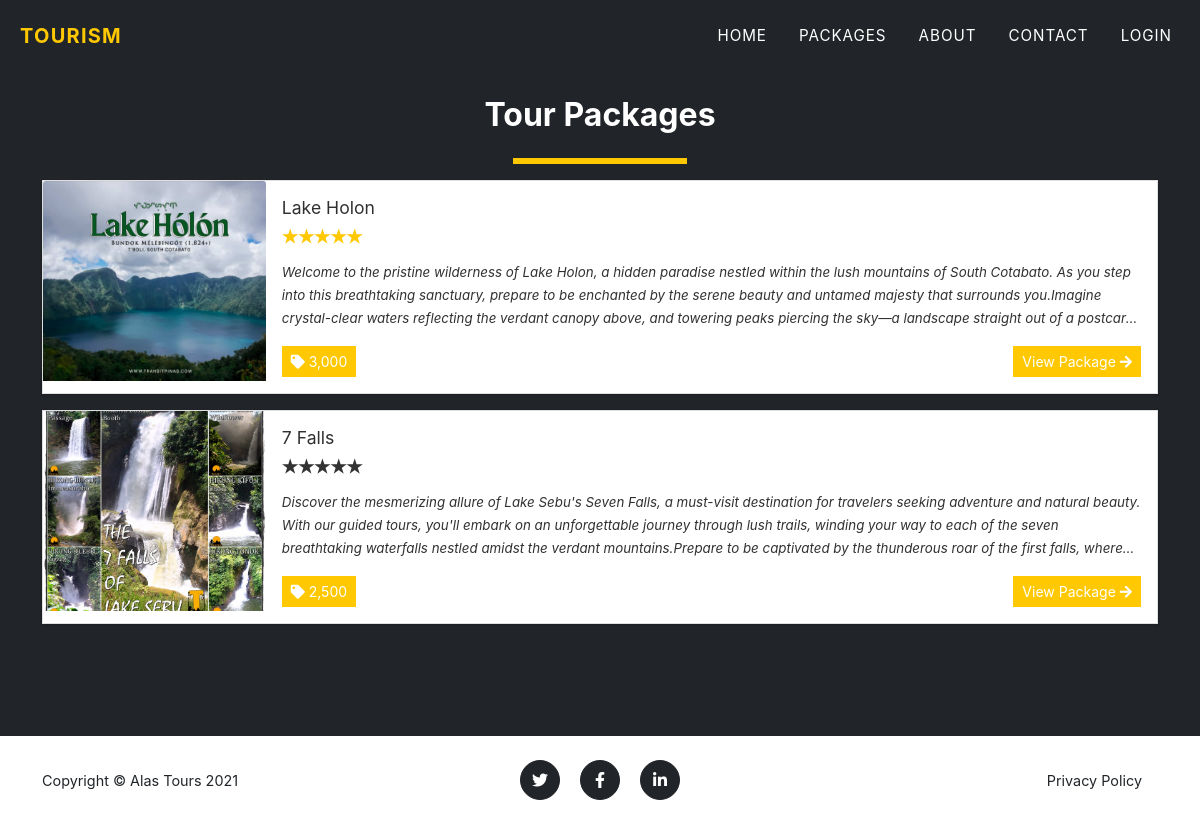
The page /?page=packages on the database its author committed.
### tables this page shows
CREATE TABLE `packages` (
  `id` int(30) NOT NULL,
  `title` text DEFAULT NULL,
  `tour_location` text DEFAULT NULL,
  `cost` double NOT NULL,
  `description` text DEFAULT NULL,
  `upload_path` text DEFAULT NULL,
  `status` tinyint(4) NOT NULL DEFAULT 1 COMMENT '1 =active ,2 = Inactive',
  `date_created` datetime NOT NULL DEFAULT current_timestamp()
);

### config.php (called while the page is built, shortened)
<?php
require_once('classes/DBConnection.php');
require_once('classes/SystemSettings.php');
function validate_image($file){
	if(!empty($file)){
		if(is_file(base_app.$file)){
			return base_url.$file;
		}else{
			return base_url.'dist/img/no-image-available.png';
		}
	}else{
		return base_url.'dist/img/no-image-available.png';
	}
}
?>

### classes/DBConnection.php (called while the page is built, shortened)
<?php
class DBConnection{
    private $host = DB_SERVER;
    private $username = DB_USERNAME;
    private $password = DB_PASSWORD;
    private $database = DB_NAME;
    public $conn;
    public function __construct(){
        if (!isset($this->conn)) {
            $this->conn = new mysqli($this->host, $this->username, $this->password, $this->database);
        }
    }
}
?>

### packages.php (the view)
<section class="page-section bg-dark" id="home">
	<div class="container">
		<h2 class="text-center">Tour Packages</h2>
	<div class="d-flex w-100 justify-content-center">
		<hr class="border-warning" style="border:3px solid" width="15%">
	</div>
	<div class="w-100">
		<?php
		$packages = $conn->query("SELECT * FROM `packages` order by rand() ");
			while($row = $packages->fetch_assoc() ):
				$cover='';
				if(is_dir(base_app.'uploads/package_'.$row['id'])){
					$img = scandir(base_app.'uploads/package_'.$row['id']);
					$k = array_search('.',$img);
					if($k !== false)
						unset($img[$k]);
					$k = array_search('..',$img);
					if($k !== false)
						unset($img[$k]);
					$cover = isset($img[2]) ? 'uploads/package_'.$row['id'].'/'.$img[2] : "";
				}
				$row['description'] = strip_tags(stripslashes(html_entity_decode($row['description'])));
				$review = $conn->query("SELECT * FROM `rate_review` where package_id='{$row['id']}'");
				$review_count =$review->num_rows;
				$rate = 0;
				while($r= $review->fetch_assoc()){
					$rate += $r['rate'];
				}
				if($rate > 0 && $review_count > 0)
				$rate = number_format($rate/$review_count,0,"");
		?>
			<div class="card d-flex w-100 rounded-0 mb-3 package-item">
				<img class="card-img-top" src="<?php echo validate_image($cover) ?>" alt="<?php echo $row['title'] ?>" height="200rem" style="object-fit:cover">
				<div class="card-body">
				<h5 class="card-title truncate-1"><?php echo $row['title'] ?></h5>
				<div class=" w-100 d-flex justify-content-start">
				<form action="">
					<div class="stars stars-small">
							<input disabled class="star star-5" id="star-5" type="radio" name="star" <?php echo $rate == 5 ? "checked" : '' ?>/> <label class="star star-5" for="star-5"></label>
							<input disabled class="star star-4" id="star-4" type="radio" name="star" <?php echo $rate == 4 ? "checked" : '' ?>/> <label class="star star-4" for="star-4"></label>
							<input disabled class="star star-3" id="star-3" type="radio" name="star" <?php echo $rate == 3 ? "checked" : '' ?>/> <label class="star star-3" for="star-3"></label>
							<input disabled class="star star-2" id="star-2" type="radio" name="star" <?php echo $rate == 2 ? "checked" : '' ?>/> <label class="star star-2" for="star-2"></label>
							<input disabled class="star star-1" id="star-1" type="radio" name="star" <?php echo $rate == 1 ? "checked" : '' ?>/> <label class="star star-1" for="star-1"></label>
					</div>
				</form>
				</div>
				<p class="card-text truncate"><?php echo $row['description'] ?></p>
				<div class="w-100 d-flex justify-content-between">
					<span class="rounded-0 btn btn-flat btn-sm btn-primary"><i class="fa fa-tag"></i> <?php echo number_format($row['cost']) ?></span>
					<a href="./?page=view_package&id=<?php echo md5($row['id']) ?>" class="btn btn-sm btn-flat btn-warning">View Package <i class="fa fa-arrow-right"></i></a>
				</div>
				</div>
			</div>
		<?php endwhile; ?>
	</div>
	</div>
</section>

### index.php (shortened to what this page needs)
<!DOCTYPE html>
<html lang="en" class="" style="height: auto;">
<?php require_once('config.php'); ?>
 <?php require_once('inc/header.php') ?>
  <body class="hold-transition layout-top-nav" >
     <?php $page = isset($_GET['page']) ? $_GET['page'] : 'portal';  ?>
     <?php require_once('inc/topBarNav.php') ?>
     <?php
        if(!file_exists($page.".php") && !is_dir($page)){
            include '404.html';
        }else{
          if(is_dir($page))
            include $page.'/index.php';
          else
            include $page.'.php';
        }
      ?>
      <?php require_once('inc/footer.php') ?>
  </body>
</html>

### inc/header.php (shortened to what this page needs)
<head>
    <link rel="stylesheet" href="<?php echo base_url ?>plugins/fontawesome-free/css/all.min.css">
    <link rel="stylesheet" href="<?php echo base_url ?>plugins/tempusdominus-bootstrap-4/css/tempusdominus-bootstrap-4.min.css">
  <link rel="stylesheet" href="<?php echo base_url ?>plugins/datatables-bs4/css/dataTables.bootstrap4.min.css">
  <link rel="stylesheet" href="<?php echo base_url ?>plugins/datatables-responsive/css/responsive.bootstrap4.min.css">
  <link rel="stylesheet" href="<?php echo base_url ?>plugins/datatables-buttons/css/buttons.bootstrap4.min.css">
  <link rel="stylesheet" href="<?php echo base_url ?>plugins/select2/css/select2.min.css">
  <link rel="stylesheet" href="<?php echo base_url ?>plugins/select2-bootstrap4-theme/select2-bootstrap4.min.css">
    <link rel="stylesheet" href="<?php echo base_url ?>plugins/icheck-bootstrap/icheck-bootstrap.min.css">
    <link rel="stylesheet" href="<?php echo base_url ?>plugins/jqvmap/jqvmap.min.css">
    <link rel="stylesheet" href="<?php echo base_url ?>dist/css/adminlte.css">
    <link rel="stylesheet" href="<?php echo base_url ?>dist/css/custom.css">
    <link rel="stylesheet" href="<?php echo base_url ?>assets/css/styles.css">
    <link rel="stylesheet" href="<?php echo base_url ?>plugins/overlayScrollbars/css/OverlayScrollbars.min.css">
    <link rel="stylesheet" href="<?php echo base_url ?>plugins/daterangepicker/daterangepicker.css">
    <link rel="stylesheet" href="<?php echo base_url ?>plugins/summernote/summernote-bs4.min.css">
  <link rel="stylesheet" href="<?php echo base_url ?>plugins/sweetalert2-theme-bootstrap-4/bootstrap-4.min.css">
  </head>

### inc/topBarNav.php (shortened to what this page needs)
<nav class="navbar navbar-expand-lg navbar-dark fixed-top navbar-shrink" id="mainNav">
           <div class="container-fluid">
               <a class="navbar-brand" href="#page-top"><span class="text-waring">Tourism</span></a>
               <div class="collapse navbar-collapse" id="navbarResponsive">
                   <ul class="navbar-nav text-uppercase ms-auto py-4 py-lg-0">
                       <li class="nav-item"><a class="nav-link" href="<?php echo $page !='home' ? './':''  ?>">Home</a></li>
                       <li class="nav-item"><a class="nav-link" href="./?page=packages">Packages</a></li>
                       <li class="nav-item"><a class="nav-link" href="<?php echo $page !='home' ? './':''  ?>#about">About</a></li>
                       <li class="nav-item"><a class="nav-link" href="<?php echo $page !='home' ? './':''  ?>#contact">Contact</a></li>
                       <?php if(isset($_SESSION['userdata'])): ?>
                         <li class="nav-item"><a class="nav-link" href="./?page=my_account"><i class="fa fa-user"></i> Hi, <?php  echo $_settings->userdata('firstname') ?>!</a></li>
                         <li class="nav-item"><a class="nav-link" href="logout.php"><i class="fa fa-sign-out-alt"></i></a></li>
                       <?php else: ?>
                         <li class="nav-item"><a class="nav-link" href="javascript:void(0)" id="login_btn">Login</a></li>
                       <?php endif; ?>
                   </ul>
               </div>
           </div>
       </nav>

### inc/footer.php (shortened to what this page needs)
<footer class="footer py-4">
	<div class="container">
		<div class="row align-items-center">
			<div class="col-lg-4 text-lg-start">Copyright &copy; <?php echo $_settings->info('short_name') ?> 2021</div>
			<div class="col-lg-4 my-3 my-lg-0">
				<a class="btn btn-dark btn-social mx-2" href="#!"><i class="fab fa-twitter"></i></a>
				<a class="btn btn-dark btn-social mx-2" href="#!"><i class="fab fa-facebook-f"></i></a>
				<a class="btn btn-dark btn-social mx-2" href="#!"><i class="fab fa-linkedin-in"></i></a>
			</div>
			<div class="col-lg-4 text-lg-end">
				<a class="link-dark text-decoration-none me-3" href="javascript:void(0)" id="p_use">Privacy Policy</a>
			</div>
		</div>
	</div>
</footer>

### rows shown on the page
packages: shows a picture, title "Lake Holon", description "Welcome to the pristine wilderness of Lake Holon, a hidden paradise nestled within the lush mountains of South Cotabato. As you step into this breathtaking sanctuary, prepare to be enchanted by the serene beauty and untamed majesty that surrounds you.Imagine crystal-clear waters reflecting the verdant canopy above, and towering peaks piercing the sky—a landscape straight out of a…", cost "3,000"
packages: shows a picture, title "7 Falls", description "Discover the mesmerizing allure of Lake Sebu's Seven Falls, a must-visit destination for travelers seeking adventure and natural beauty. With our guided tours, you'll embark on an unforgettable journey through lush trails, winding your way to each of the seven breathtaking waterfalls nestled amidst the verdant mountains.Prepare to be captivated by the thunderous roar of the first falls,…", cost "2,500"

### other values the page prints
$_settings->info('short_name') "Alas Tours"
